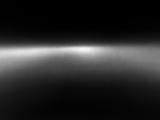
#> input picture priors/gta_prior_car.jpg, 160 x 120 px
$ python make_binary.py
#> lines starting #> are read from the running program, lines starting #| are printed output that depends on the picture; after the words box and inside, x2 and y2 are one past the last pixel; in counts of white or black regions, pixels touching at a corner belong together
import numpy as np
import os
import matplotlib.pyplot as plt
import PIL.Image
import cv2
from sys import platform
from pathlib import Path


prior = np.array(PIL.Image.open(Path("gta_prior_car.jpg")))
#> prior is the input picture: shape (120, 160); min 0, max 246, mean 39.7
percentage = 0.5
threshold = int(percentage*255)

prior[prior > threshold] = 255
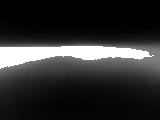
#> prior: shape (120, 160); 9.62% of pixels changed, all inside (x1, y1, x2, y2) = (0, 46, 154, 69)
prior[prior <= threshold] = 0
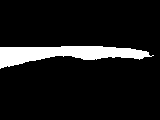
#> prior: shape (120, 160); 9.6% white; 1 white region, box (x1, y1, x2, y2) and area: (0, 46, 154, 69) 1847

img = PIL.Image.fromarray(prior)
img.save("gta_prior_car_binary.jpg")

plt.imshow(prior)
plt.show()
